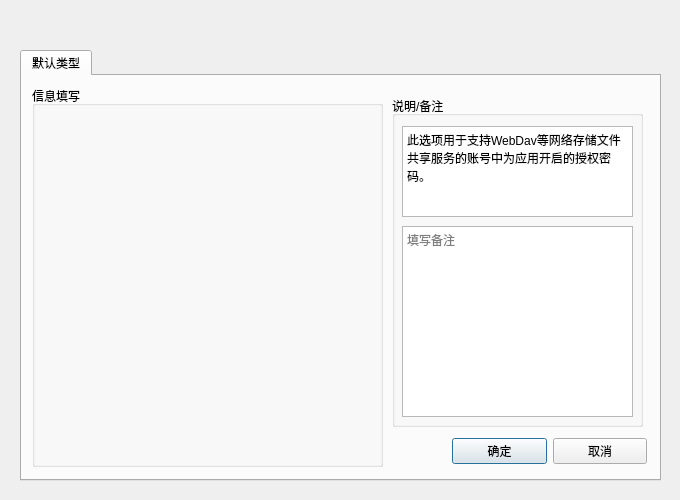
<?xml version="1.0" encoding="UTF-8"?>
<ui version="4.0">
 <class>newItemDialog</class>
 <widget class="QDialog" name="newItemDialog">
  <property name="geometry">
   <rect>
    <x>0</x>
    <y>0</y>
    <width>680</width>
    <height>500</height>
   </rect>
  </property>
  <property name="minimumSize">
   <size>
    <width>680</width>
    <height>500</height>
   </size>
  </property>
  <property name="maximumSize">
   <size>
    <width>680</width>
    <height>500</height>
   </size>
  </property>
  <property name="windowTitle">
   <string>Dialog</string>
  </property>
  <widget class="QTabWidget" name="tabWidget">
   <property name="geometry">
    <rect>
     <x>20</x>
     <y>50</y>
     <width>641</width>
     <height>431</height>
    </rect>
   </property>
   <property name="font">
    <font/>
   </property>
   <property name="tabPosition">
    <enum>QTabWidget::North</enum>
   </property>
   <property name="tabShape">
    <enum>QTabWidget::Rounded</enum>
   </property>
   <property name="currentIndex">
    <number>0</number>
   </property>
   <property name="usesScrollButtons">
    <bool>false</bool>
   </property>
   <property name="movable">
    <bool>false</bool>
   </property>
   <property name="tabBarAutoHide">
    <bool>false</bool>
   </property>
   <widget class="QWidget" name="common">
    <attribute name="title">
     <string>默认类型</string>
    </attribute>
    <widget class="QWidget" name="layoutWidget">
     <property name="geometry">
      <rect>
       <x>430</x>
       <y>360</y>
       <width>195</width>
       <height>31</height>
      </rect>
     </property>
     <layout class="QHBoxLayout" name="confirmLayout">
      <item>
       <widget class="QPushButton" name="confirm">
        <property name="text">
         <string>确定</string>
        </property>
       </widget>
      </item>
      <item>
       <widget class="QPushButton" name="cancel">
        <property name="text">
         <string>取消</string>
        </property>
       </widget>
      </item>
     </layout>
    </widget>
    <widget class="QGroupBox" name="infoGroupBox">
     <property name="geometry">
      <rect>
       <x>10</x>
       <y>10</y>
       <width>351</width>
       <height>381</height>
      </rect>
     </property>
     <property name="title">
      <string>信息填写</string>
     </property>
     <widget class="QWidget" name="layoutWidget_1">
      <property name="geometry">
       <rect>
        <x>10</x>
        <y>30</y>
        <width>331</width>
        <height>341</height>
       </rect>
      </property>
      <layout class="QVBoxLayout" name="infoLayout"/>
     </widget>
    </widget>
    <widget class="QGroupBox" name="groupBox">
     <property name="geometry">
      <rect>
       <x>370</x>
       <y>20</y>
       <width>251</width>
       <height>331</height>
      </rect>
     </property>
     <property name="title">
      <string>说明/备注</string>
     </property>
     <widget class="QTextEdit" name="tip">
      <property name="geometry">
       <rect>
        <x>10</x>
        <y>30</y>
        <width>231</width>
        <height>91</height>
       </rect>
      </property>
      <property name="font">
       <font/>
      </property>
      <property name="undoRedoEnabled">
       <bool>false</bool>
      </property>
      <property name="readOnly">
       <bool>true</bool>
      </property>
      <property name="html">
       <string>&lt;!DOCTYPE HTML PUBLIC &quot;-//W3C//DTD HTML 4.0//EN&quot; &quot;http://www.w3.org/TR/REC-html40/strict.dtd&quot;&gt;
&lt;html&gt;&lt;head&gt;&lt;meta name=&quot;qrichtext&quot; content=&quot;1&quot; /&gt;&lt;meta charset=&quot;utf-8&quot; /&gt;&lt;style type=&quot;text/css&quot;&gt;
p, li { white-space: pre-wrap; }
&lt;/style&gt;&lt;/head&gt;&lt;body style=&quot; font-family:'Microsoft YaHei UI'; font-size:9pt; font-weight:400; font-style:normal;&quot;&gt;
&lt;p style=&quot; margin-top:0px; margin-bottom:0px; margin-left:0px; margin-right:0px; -qt-block-indent:0; text-indent:0px;&quot;&gt;此选项用于支持WebDav等网络存储文件共享服务的账号中为应用开启的授权密码。&lt;/p&gt;&lt;/body&gt;&lt;/html&gt;</string>
      </property>
      <property name="placeholderText">
       <string/>
      </property>
     </widget>
     <widget class="QTextEdit" name="remark">
      <property name="geometry">
       <rect>
        <x>10</x>
        <y>130</y>
        <width>231</width>
        <height>191</height>
       </rect>
      </property>
      <property name="placeholderText">
       <string>填写备注</string>
      </property>
     </widget>
    </widget>
   </widget>
  </widget>
  <widget class="QFrame" name="frame">
   <property name="geometry">
    <rect>
     <x>10</x>
     <y>10</y>
     <width>661</width>
     <height>481</height>
    </rect>
   </property>
   <property name="styleSheet">
    <string notr="true">border:0px;
border-radius:10px;</string>
   </property>
   <property name="frameShape">
    <enum>QFrame::StyledPanel</enum>
   </property>
   <property name="frameShadow">
    <enum>QFrame::Raised</enum>
   </property>
  </widget>
  <zorder>frame</zorder>
  <zorder>tabWidget</zorder>
 </widget>
 <resources/>
 <connections/>
</ui>
